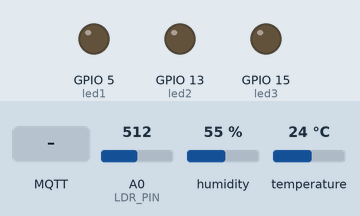
This sketch was run on a simulated ESP8266 (NodeMCU). On the bench: output pins drawn as LEDs (lit = HIGH). The test bench sets the inputs (shaded band); at power-on: A0 (LDR_PIN) = 512, humidity 55 %, temperature 24 °C. WiFi joins after 1.5 s; servers stay silent unless stated; random numbers use the default seed unless the sketch sets one; no MQTT or app messages arrive unless stated; what the sketch prints to the serial monitor is not drawn.

Above: at 2.7 s.
2.8 s: MQTT message "led" arrives on the second subscribed topic
At 4.4 s:
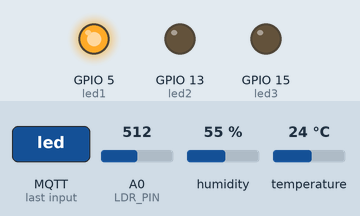
5.1 s: MQTT message "0" arrives on the second subscribed topic
At 6.8 s:
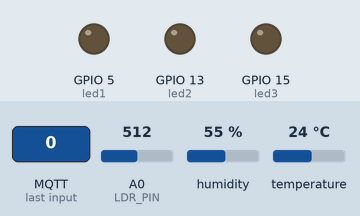
7.1 s: MQTT message "1" arrives on the second subscribed topic
At 8.0 s:
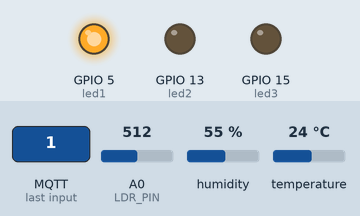
Timing chart, 0 to 10.1 s (numbered marks = the images above; inputs shaded):
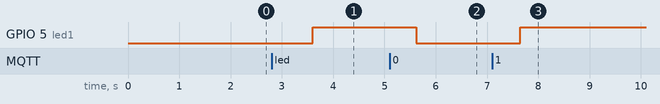

The sketch:

sketch_sep18a.ino
```cpp
#include <DHT.h>
#include <PubSubClient.h>
#include <ESP8266WiFi.h>


const char* ssid = "qqtien";
const char* password = "123456789";
const char* mqtt_server = "172.20.10.4";

const int DHTPIN = 2;
const int DHTTYPE = DHT11;
const int LDR_PIN = A0;

const int led1 = 5;
const int led2 = 13;
const int led3 = 15;
//d8 - 15
// d7 - 13


DHT dht(DHTPIN, DHTTYPE);
WiFiClient espClient;
PubSubClient client(espClient);

void setup_wifi() {
  delay(10);
  Serial.println();

  Serial.print("Connecting to ");
  Serial.println(ssid);
  WiFi.begin(ssid, password);
  while (WiFi.status() != WL_CONNECTED) {
    delay(500);
    Serial.print(".");
  }
  Serial.println("");
  Serial.print("WiFi connected, IP address: ");
  Serial.println(WiFi.localIP());
}

void callback(char* topic, unsigned char* payload, unsigned int length) {
  unsigned long previousMillis = 0;  // Biến lưu trữ thời gian millis() của lần trước
  const long interval = 2000;
  if (strcmp(topic, "led") == 0) {
    Serial.print(payload[0]);
    Serial.println(payload[2]);
    // 0 0 0
    if (payload[0] == 48) digitalWrite(led1, LOW);
    if (payload[0] == 4/9) digitalWrite(led1, HIGH);

    if (payload[2] == 48) digitalWrite(led2, LOW);
    if (payload[2] == 49) digitalWrite(led2, HIGH);

    if (payload[4] == 48) digitalWrite(led3, LOW);
    if (payload[4] == 49) digitalWrite(led3, HIGH);

// tao chuoi tu payload va gui den mess
    String mess = "";
    for (int i = 0; i <= 4; i++) {
      mess += (char)payload[i];
    }
    Serial.println(mess);
    client.publish("mess", mess.c_str());
  }
  else{
    Serial.println(payload[0]);
    unsigned long currentMillis = millis();
    if (currentMillis - previousMillis >= interval) {
      Serial.println("123");
      previousMillis = currentMillis;
       Serial.println(currentMillis);
      digitalWrite(led1, !digitalRead(led1));
    }
  }
}

void reconnect() {
  while (!client.connected()) {
    Serial.print("Attempting MQTT connection...");
    if (client.connect("ESP8266Client")) {
      Serial.println("connected");
      client.subscribe("led");
      client.subscribe("led-2s");
    } else {
      Serial.print("failed, rc=");
      Serial.print(client.state());
      Serial.println(" try again in 5 seconds");
      delay(5000);
    }
  }
}

void setup() {

  pinMode(led1, OUTPUT);
  pinMode(led2, OUTPUT);
  pinMode(led3, OUTPUT);


  Serial.begin(9600);
  dht.begin();
  setup_wifi();

  client.setServer(mqtt_server, 1883);

  client.subscribe("led");
  client.subscribe("led-2s");

  client.setCallback(callback);
}

void loop() {
  if (!client.connected()) {
    reconnect();
  }
  client.loop();

  // tao random
  int g = random(0, 100);
  // Serial.println(g);

  int t, h;
  int l;

  h = dht.readHumidity();
  t = dht.readTemperature();
  l = analogRead(LDR_PIN);

  delay(2000);

  String data = "temperature:" + String(t) + ",humidity:" + String(h) + ",light:" + String(l) + ",gas:" + String(g);
  client.publish("sensor", data.c_str());
}
```

Measured:
- after the input at 2.8 s, GPIO 5 (led1): LOW → HIGH after 0.80 s
- after the input at 5.1 s, GPIO 5 (led1): HIGH → LOW after 0.52 s
- after the input at 7.1 s, GPIO 5 (led1): LOW → HIGH after 0.55 s
